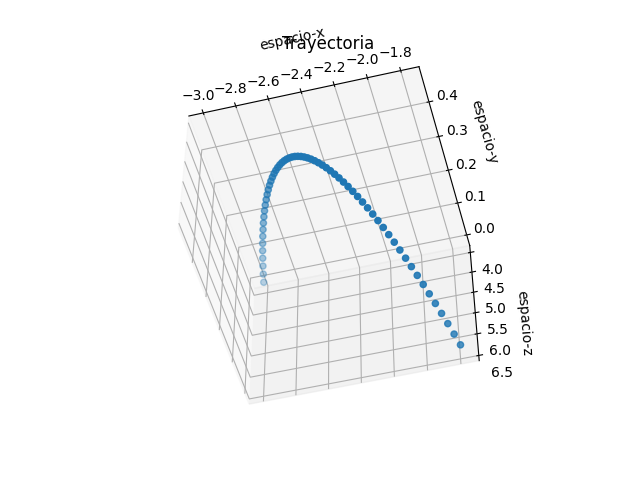

Recreate this plot in Python.
import matplotlib.pyplot as plt
import numpy as np
from mpl_toolkits.mplot3d import Axes3D

h = 0.01
pos = [[-3],[0],[4]]
velocidad = [[2],[3],[4]]
a = [0,-10,0]

while True:
    pos[0].append(pos[0][-1] + velocidad[0][-1]*h)
    pos[1].append(pos[1][-1] + velocidad[1][-1]*h)
    pos[2].append(pos[2][-1] + velocidad[2][-1]*h)

    velocidad[0].append(velocidad[0][-1] + a[0]*h)
    velocidad[1].append(velocidad[1][-1] + a[1]*h)
    velocidad[2].append(velocidad[2][-1] + a[2]*h)

    if(pos[1][-1] < 0):
        break

g1 = plt.axes(projection='3d')
g1.scatter3D(pos[0],pos[1],pos[2])
g1.set_xlabel('espacio-x')
g1.set_ylabel('espacio-y')
g1.set_zlabel('espacio-z')
plt.title('Trayectoria')

plt.show()
